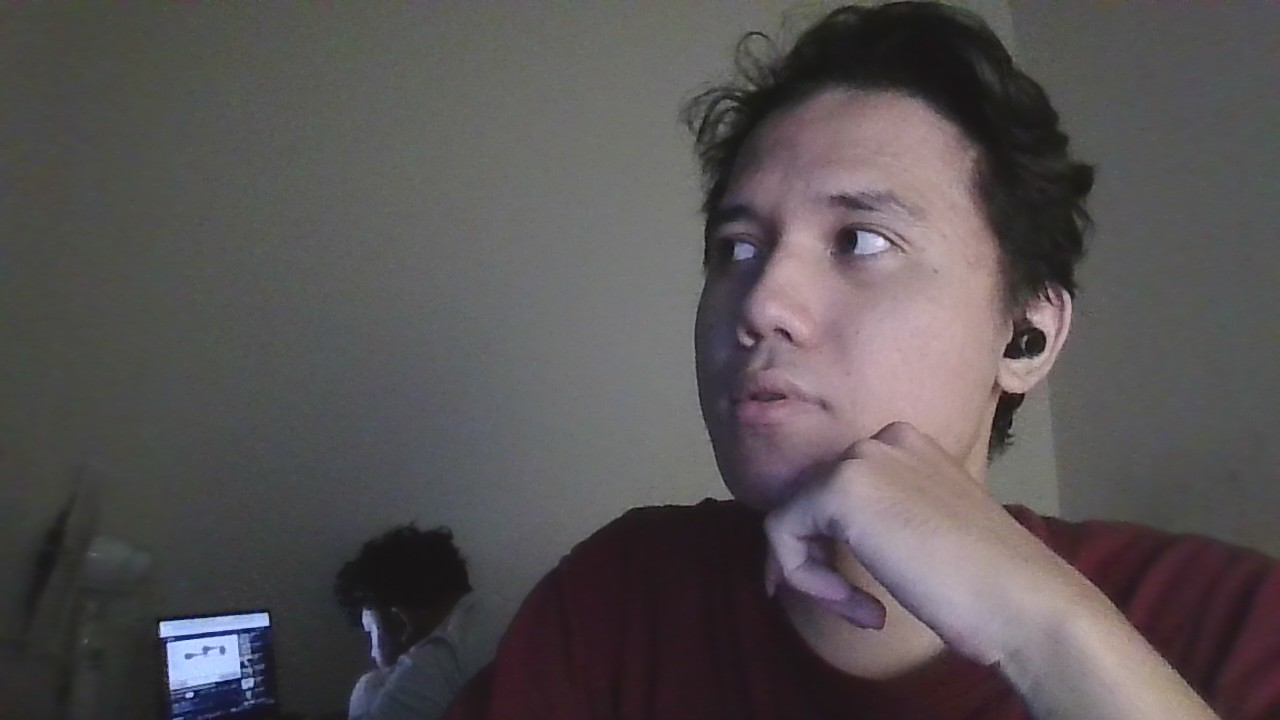
#> input picture 5023231017_Jeremia Christ Immanuel Manalu_Assignment 2_Edge Detection and Sharpening_PCM/Gambar Sendiri/WIN_20260414_21_14_18_Pro.jpg, 1280 x 720 px
$ python -i standalone_edge_detection_viewer_assignment_1_2.py   (imports and definitions only)
#> lines starting #> are read from the running program, lines starting #| are printed output that depends on the picture
#!/usr/bin/env python3
"""
Interactive Edge Detection Viewer
Multi-tab pipeline with per-subpanel interactive parameter controls.

MANUAL MATH IMPLEMENTATION:
Replaced scipy's convolution and gaussian_filter, as well as skimage's rgb2gray with explicit mathematical algorithms using pure NumPy.

Run:
    python edge_detection_viewer_v3.py

Requirements:
    pip install PyQt6 matplotlib scikit-image numpy opencv-python pillow
"""

import sys, os, time, datetime
import numpy as np
from skimage import data as skdata, exposure
from skimage.morphology import closing, disk, skeletonize
from skimage.metrics import (
    structural_similarity  as _ssim_func,
    peak_signal_noise_ratio as _psnr_func,
    mean_squared_error      as _mse_func,
)
from skimage.measure import shannon_entropy as _shannon_entropy, label as sk_label
from skimage.feature import canny as sk_canny
from matplotlib.colors import LinearSegmentedColormap
import matplotlib
# [1 line not run here, left out]

try:
    from PyQt6.QtWidgets import (
        QApplication, QMainWindow, QWidget, QHBoxLayout, QVBoxLayout,
        QLabel, QSlider, QComboBox, QPushButton,
        QStatusBar, QFileDialog, QScrollArea, QFrame, QSizePolicy,
        QTabWidget,
    )
    from PyQt6.QtCore import Qt, QTimer
    from PyQt6.QtGui import QFont, QPalette, QColor, QPainter, QPixmap, QImage
    from matplotlib.backends.backend_qtagg import (
        FigureCanvasQTAgg as FigureCanvas,
        NavigationToolbar2QT as NavToolbar,
    )
    from matplotlib.figure import Figure
except ImportError as e:
    print(f"[ERROR] Missing dependency: {e}")
    print("Install:  pip install PyQt6 matplotlib scikit-image numpy")
    sys.exit(1)

try:
    import cv2
    HAS_CV2 = True
except ImportError:
    HAS_CV2 = False

# Steam-inspired Colour Theme
BG_DARK   = "#1b2838"
BG_PANEL  = "#2a475e"
BG_CARD   = "#171a21"
TEXT_COL  = "#c7d5e0"
SUBTEXT   = "#8f98a0"
GRID_COL  = "#415467"

STAGE_COLORS = {
    "preprocessing": "#66c0f4",
    "gradient":      "#a4d007",
    "results":       "#e3a968",
    "enhancement":   "#b4a6fb",
    "restoration":   "#4f94bc",
    "canny":         "#FF8C8C",   # soft red  — Canny tab
    "sharpening":    "#72E8A0",   # mint      — Sharpening tab
    "comparison":    "#FFD27B",   # amber     — Runtime and Comparison tab
}

# 4-direction colormap for Canny angle quantization
CANNY_DIR_CMAP = LinearSegmentedColormap.from_list(
    "canny_dir", ["#FF4444", "#44FF44", "#4444FF", "#FFFF44"], N=4)

METHOD_COLORS = {
    "Prewitt":        "#66c0f4",
    "Sobel":          "#a4d007",
    "Roberts":        "#F38BA8",
    "Extended Sobel": "#b4a6fb",
    "Kirsch":         "#e3a968",
}

ENH_COLORS = {
    "CS":    "#66c0f4",
    "HE":    "#a4d007",
    "CLAHE": "#b4a6fb",
}

EDGE_CMAP = LinearSegmentedColormap.from_list(
    "edge_glow",["#000000", "#171a21", "#1b2838", "#66c0f4", "#ffffff"])

# Kernels
KERNELS = {
    "Prewitt": {
        "Gx": np.array([[-1, 0, 1], [-1, 0, 1],[-1, 0, 1]], dtype=np.float64),
        "Gy": np.array([[-1,-1,-1],[ 0, 0, 0], [ 1, 1, 1]], dtype=np.float64),
    },
    "Sobel": {
        "Gx": np.array([[-1, 0, 1], [-2, 0, 2],[-1, 0, 1]], dtype=np.float64),
        "Gy": np.array([[-1,-2,-1],[ 0, 0, 0], [ 1, 2, 1]], dtype=np.float64),
    },
    "Roberts": {
        "Gx": np.array([[ 1,  0], [ 0, -1]], dtype=np.float64),
        "Gy": np.array([[ 0,  1], [-1,  0]], dtype=np.float64),
    },
    "Extended Sobel": {
        "Gx": np.array([[-1, -2,  0,  2,  1],[-4, -8,  0,  8,  4],
            [-6,-12,  0, 12,  6],[-4, -8,  0,  8,  4],[-1, -2,  0,  2,  1]], dtype=np.float64),
        "Gy": np.array([[-1, -4, -6, -4, -1],[-2, -8,-12, -8, -2],[ 0,  0,  0,  0,  0],[ 2,  8, 12,  8,  2],[ 1,  4,  6,  4,  1]], dtype=np.float64),
    },
    "Kirsch": None,
}

KIRSCH_K = {
    "N":  np.array([[ 5,  5,  5],[-3,  0, -3], [-3, -3, -3]], dtype=np.float64),
    "NE": np.array([[-3,  5,  5],[-3,  0,  5],[-3, -3, -3]], dtype=np.float64),
    "E":  np.array([[-3, -3,  5],[-3,  0,  5],[-3, -3,  5]], dtype=np.float64),
    "SE": np.array([[-3, -3, -3],[-3,  0,  5],[-3,  5,  5]], dtype=np.float64),
    "S":  np.array([[-3, -3, -3], [-3,  0, -3],[ 5,  5,  5]], dtype=np.float64),
    "SW": np.array([[-3, -3, -3],[ 5,  0, -3],[ 5,  5, -3]], dtype=np.float64),
    "W":  np.array([[ 5, -3, -3],[ 5,  0, -3],[ 5, -3, -3]], dtype=np.float64),
    "NW": np.array([[ 5,  5, -3],[ 5,  0, -3], [-3, -3, -3]], dtype=np.float64),
}

KERNEL_INFO = {
    "Prewitt":        "Size: 3×3 | Kernels: 2 (Gx, Gy)\nWeights: uniform ±1 | Noise: medium",
    "Sobel":          "Size: 3×3 | Kernels: 2 (Gx, Gy)\nWeights: ±1,±2 center | Noise: med-high",
    "Roberts":        "Size: 2×2 | Kernels: 2 (diagonal)\nWeights: ±1 diagonal | Noise: low (fast)",
    "Extended Sobel": "Size: 5×5 | Kernels: 2 (Gx, Gy)\nWeights: ±1..±12 | Noise: high",
    "Kirsch":         "Size: 3×3 | Kernels: 8 (compass dirs)\nDirections: N,NE…NW | Noise: high",
}


# MANUAL MATHEMATICAL IMPLEMENTATIONS
# [16 lines left out: function manual_rgb2gray, not called in this run]

def manual_convolve2d(image, kernel):
    """
    Manual 2D Convolution (Cross-correlation) using NumPy array slicing.
    Avoids Python nested loops per pixel to ensure UI remains highly responsive.
    """
    k_h, k_w = kernel.shape
    pad_h, pad_w = k_h // 2, k_w // 2

    # Pad image using edge reflection to mathematically handle borders
    padded = np.pad(image, ((pad_h, pad_h), (pad_w, pad_w)), mode='reflect')
    out = np.zeros_like(image, dtype=np.float64)

    # Slide the kernel over the image
    for i in range(k_h):
        for j in range(k_w):
            out += padded[i:i+image.shape[0], j:j+image.shape[1]] * kernel[i, j]

    return out

def manual_gaussian_filter(image, sigma):
    """
    Manual Gaussian Blur utilizing Mathematical Separability.
    Instead of an N x N convolution (which is very slow), we apply
    a 1D horizontal pass followed by a 1D vertical pass.
    Formula: G(x) = exp(-(x^2) / (2 * sigma^2))
    """
    if sigma <= 1e-6:
        return image.copy()

    # Determine appropriate kernel size based on sigma distribution
    size = int(6 * sigma)
    if size % 2 == 0: size += 1
    if size < 3: size = 3

    k = size // 2
    x = np.arange(-k, k + 1)

    # Generate 1D Gaussian kernel
    g1d = np.exp(-(x**2) / (2 * sigma**2))
    g1d = g1d / g1d.sum()  # Normalize sum to 1.0

    # Reshape for Separable Convolution (1xN and Nx1)
    kernel_x = g1d.reshape(1, -1)
    kernel_y = g1d.reshape(-1, 1)

    # Pass 1: Horizontal, Pass 2: Vertical
    img_x = manual_convolve2d(image, kernel_x)
    return manual_convolve2d(img_x, kernel_y)

def normalize(arr):
    mn, mx = arr.min(), arr.max()
    return (arr - mn) / (mx - mn + 1e-9)


# IMAGE PROCESSING PIPELINE
# [262 lines left out: functions compute_pipeline, contrast_stretching, compute_all_enhancements, compute_enhancement_metrics, _digitize_angle, _non_max_suppression and 4 more, not called in this run]


# Image Sharpening

def laplacian_sharpening(gray: np.ndarray,
                          weight: float = 1.0,
                          kernel_type: str = "H4") -> dict:
    """
    Laplacian-based edge sharpening.   I' = I − w·(H^L * I)

    Kernel variants (from lecture):
      H4  = [[0,1,0],[1,-4,1],[0,1,0]]       (4-connectivity)
      H8  = [[1,1,1],[1,-8,1],[1,1,1]]       (8-connectivity)
      H12 = [[1,2,1],[2,-12,2],[1,2,1]]      (weighted 8-connectivity)

    Also computes the separable form using
      H_x = [1,-2,1]  and  H_y = [[1],[-2],[1]]
    """
    t0 = time.perf_counter()

    # Light pre-smoothing to reduce noise before Laplacian
    blur = manual_gaussian_filter(gray, sigma=1.0)

    # Separable Laplacian kernels (1-D)
    HL_x = np.array([[1.0, -2.0, 1.0]])
    HL_y = np.array([[1.0], [-2.0], [1.0]])

    lap_x      = manual_convolve2d(blur, HL_x)
    lap_y      = manual_convolve2d(blur, HL_y)
    lap_xy_sep = lap_x + lap_y
    sharp_sep  = np.clip(gray - weight * lap_xy_sep, 0.0, 1.0)

    # Full 2-D Laplacian kernel
    if kernel_type == "H8":
        HL = np.array([[1.,  1., 1.],
                       [1., -8., 1.],
                       [1.,  1., 1.]])
    elif kernel_type == "H12":
        HL = np.array([[1.,  2., 1.],
                       [2.,-12., 2.],
                       [1.,  2., 1.]])
    else:   # H4 (default, matches lecture HL = Hx + Hy)
        HL = np.array([[0.,  1., 0.],
                       [1., -4., 1.],
                       [0.,  1., 0.]])

    lap_full   = manual_convolve2d(blur, HL)
    sharp_full = np.clip(gray - weight * lap_full, 0.0, 1.0)

    elapsed = (time.perf_counter() - t0) * 1000

    return dict(
        blur       = blur,
        lap_x      = normalize(np.abs(lap_x)),
        lap_y      = normalize(np.abs(lap_y)),
        lap_xy_sep = normalize(np.abs(lap_xy_sep)),
        sharp_sep  = sharp_sep,
        lap_full   = normalize(np.abs(lap_full)),
        sharp_full = sharp_full,
        elapsed    = elapsed,
    )


# [45 lines left out: functions unsharp_masking, compute_all_methods, not called in this run]


# Per-Stage Image Panel
class ImagePanel(QWidget):
    # [125 lines left out: functions __init__, _style_ax, _reset_ax, show_image, show_histogram, show_profile and 1 more, not called in this run]


# Analysis Panel
class AnalysisPanel(QWidget):
    # [249 lines left out: functions __init__, _fresh_ax, _style_twin, show_hist_ogive, show_comparison_hist_ogive, show_performance_eval and 4 more, not called in this run]

# Custom Background Widget (High Definition rendering)
class BackgroundWidget(QWidget):
    # [50 lines left out: functions __init__, resizeEvent, _update_background_cache, paintEvent, not called in this run]

# Main Window
class MainWindow(QMainWindow):
    # [875 lines left out: functions __init__, _apply_dark_palette, _load_default_image, _build_ui, _create_card, _build_controls and 22 more, not called in this run]

    def _update(self):
        self._debounce.start(180)

    # Slider callbacks
    # [258 lines left out: functions _canny_sigma_changed, _canny_tlo_changed, _canny_thi_changed, _lap_weight_changed, _lap_kernel_changed, _usm_a_changed and 6 more, not called in this run]

    def _do_autosave(self):
        self._save_panels(auto=True)

    def _save_all_now(self):
        self._save_panels(auto=False)

    # [24 lines left out: function _save_panels, not called in this run]

# [6 lines not run here, left out]

>>> import cv2
>>> picture = cv2.imread('Gambar Sendiri/WIN_20260414_21_14_18_Pro.jpg', cv2.IMREAD_GRAYSCALE)
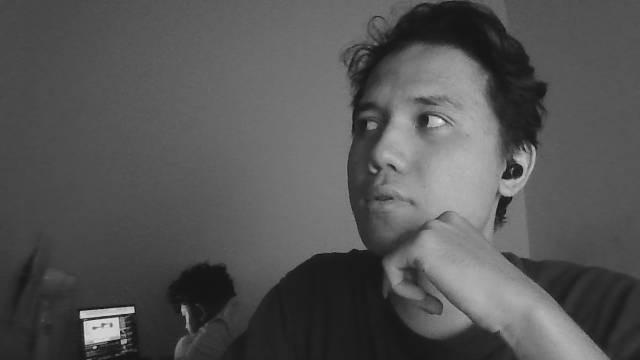
#> picture: shape (720, 1280) (shown at 1/2 size); min 0, max 233, mean 84.7
>>> result = laplacian_sharpening(picture)
#> after the loop in manual_convolve2d (call 3), `for i in range(k_h):`:
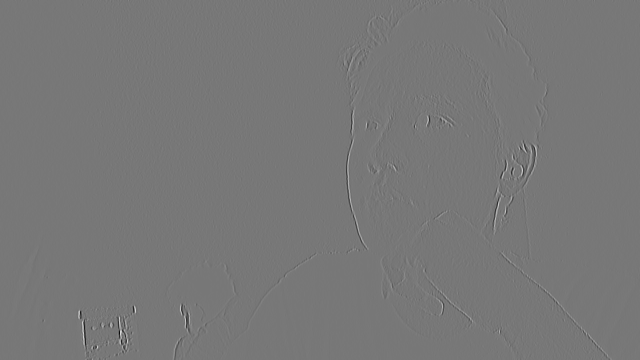
#> out: shape (720, 1280) float64 (shown at 1/2 size); min -30.31, max 34.15, mean 0; drawn with min black and max white
#> in laplacian_sharpening, `sharp_sep  = np.clip(gray - weight * lap_xy_sep, 0.0, 1.0)`:
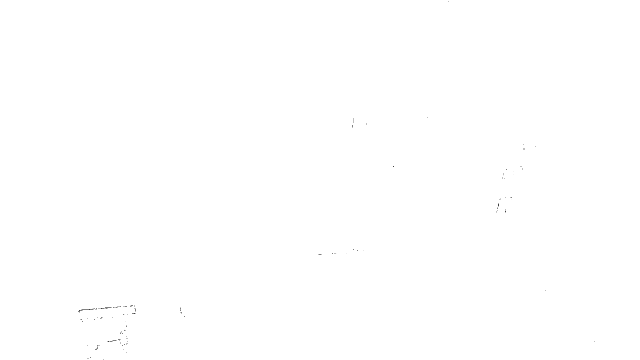
#> sharp_sep: shape (720, 1280) float64 (shown at 1/2 size); min 0, max 1, mean 1
#> in normalize, `mn, mx = arr.min(), arr.max()`: mn = 0; mx = 34.15
#> in normalize, `return (arr - mn) / (mx - mn + 1e-9)`:
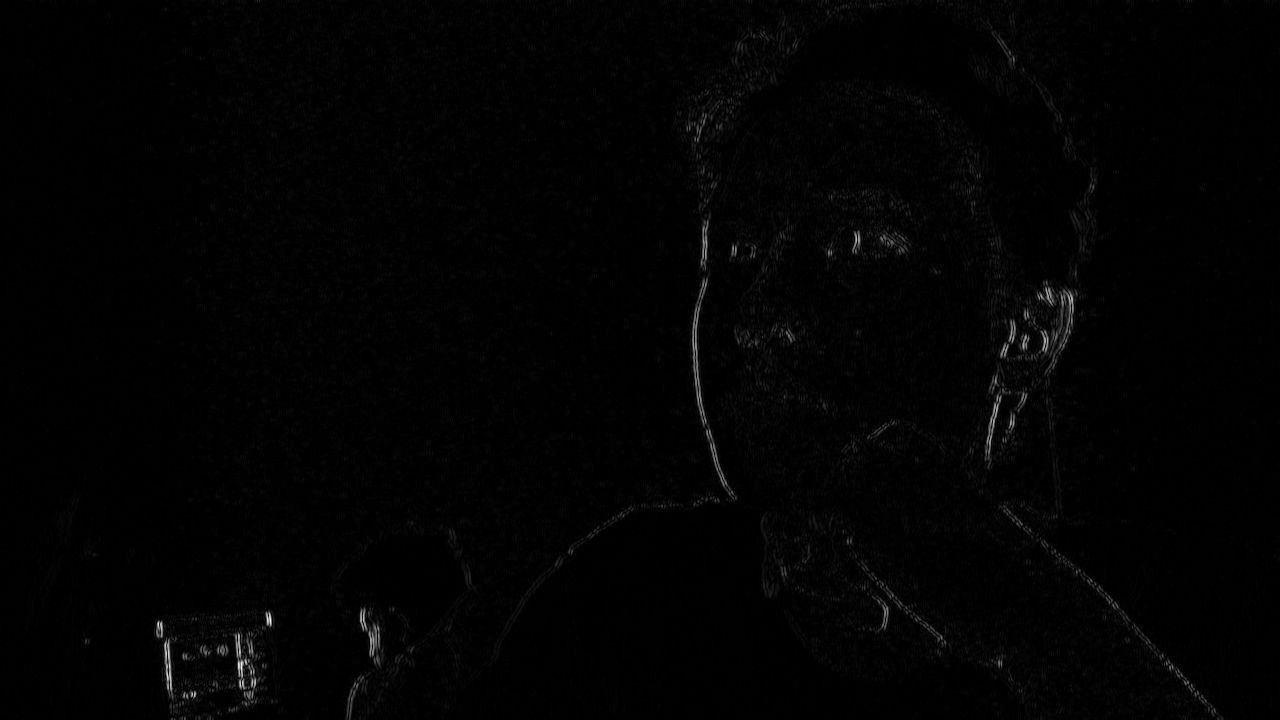
#> returned value: shape (720, 1280) float64; min 0, max 1, mean 0.012
#> result = 8 items

$ run again, on 5023231017_Jeremia Christ Immanuel Manalu_Assignment 2_Edge Detection and Sharpening_PCM/Gambar Sendiri/WIN_20260414_21_15_27_Pro.jpg
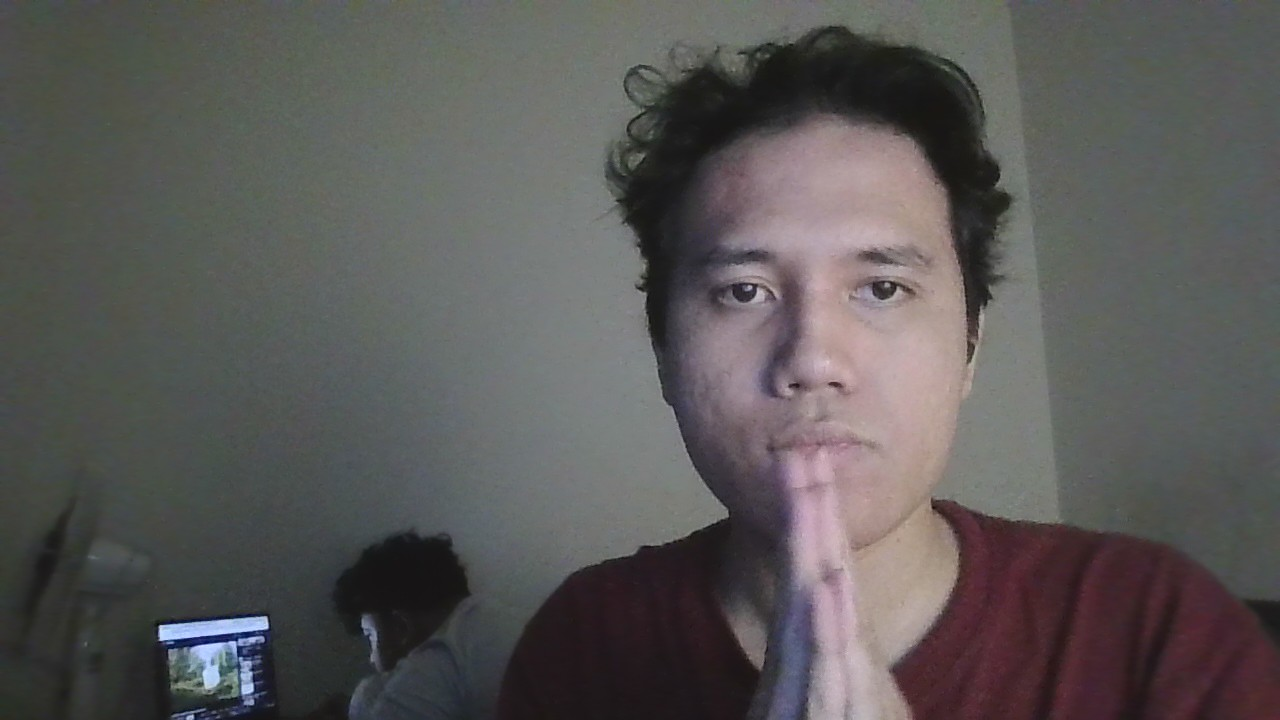
#> input picture 5023231017_Jeremia Christ Immanuel Manalu_Assignment 2_Edge Detection and Sharpening_PCM/Gambar Sendiri/WIN_20260414_21_15_27_Pro.jpg, 1280 x 720 px
#> `picture = cv2.imread('Gambar Sendiri/WIN_20260414_21_14_18_Pro.jpg', c..`:
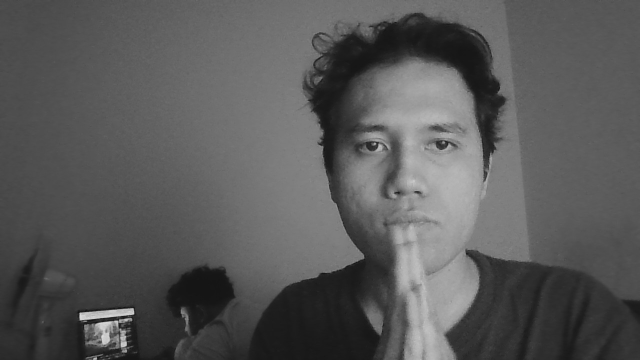
#> picture: shape (720, 1280) (shown at 1/2 size); min 2, max 229, mean 88.8
#> padded: shape (726, 1280) float64
#> padded: shape (720, 1282) float64
#> padded: shape (722, 1280) float64
#> padded: shape (722, 1282) float64
#> mn = 0; mx = 33.55
#> in normalize, `return (arr - mn) / (mx - mn + 1e-9)`:
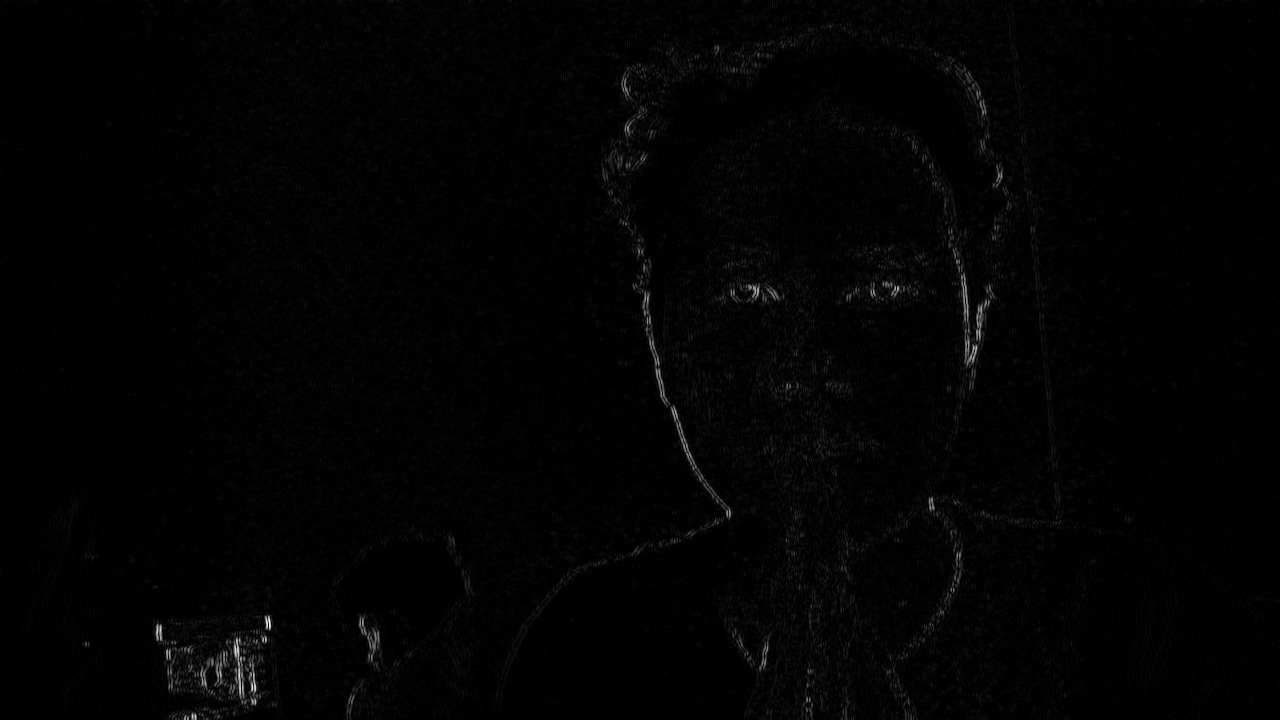
#> returned value: shape (720, 1280) float64; min 0, max 1, mean 0.013
#> result = 8 items
